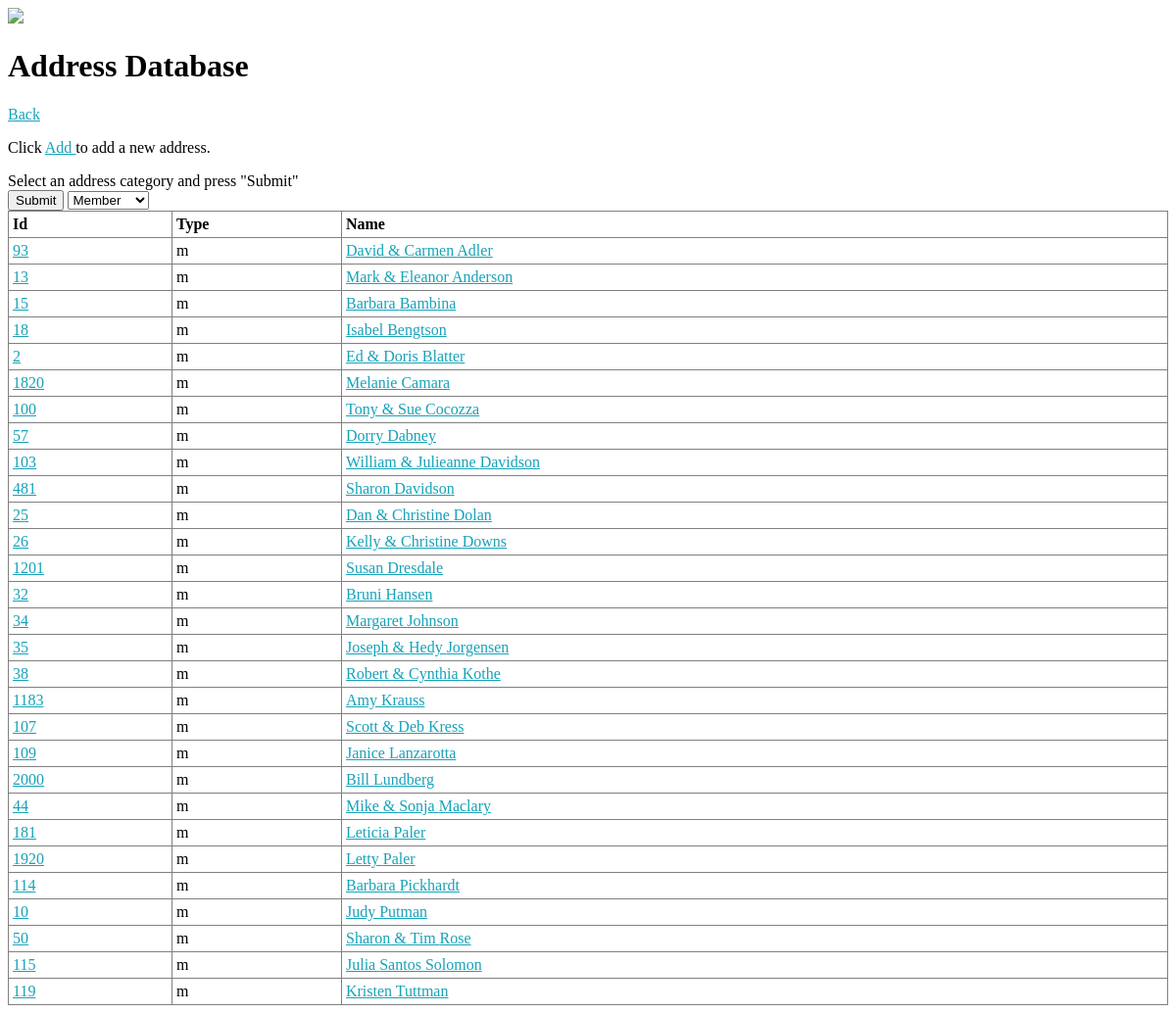
Page /clc/address on the committed database.
### clc/models.py (models this page shows, shortened)
class Address(models.Model):
    id = models.AutoField(primary_key=True)
    address_type = models.CharField(max_length=1, verbose_name='Address Category')
    directorytype = models.CharField(max_length=1, verbose_name='Directory Category', default='m')
    advent = models.CharField(max_length=2, blank=True, null=True)
    envelopeno = models.IntegerField(blank=True, null=True, verbose_name='Envelope number')
    prefix = models.CharField(max_length=40, blank=True, null=True)
    lastname = models.CharField(max_length=40, blank=True, null=True, verbose_name='Last name')
    firstname = models.CharField(max_length=40, blank=True, null=True, verbose_name='First name')
    suffix = models.CharField(max_length=40, blank=True, null=True)
    addrline1 = models.CharField(max_length=40, blank=True, null=True, verbose_name='Address line1')
    addrline2 = models.CharField(max_length=40, blank=True, null=True, verbose_name='Address line2')
    city = models.CharField(max_length=40, blank=True, null=True)
    state = models.CharField(max_length=40, blank=True, null=True)
    country = models.CharField(max_length=40, blank=True, null=True)
    postalcode = models.CharField(max_length=20, blank=True, null=True, verbose_name='Zip')
    phone = models.CharField(max_length=32, blank=True, null=True)
    email = models.CharField(max_length=64, blank=True, null=True)
    family = models.CharField(max_length=40, blank=True, null=True)
    notes = models.CharField(max_length=1000, blank=True, null=True)
    cell1 = models.CharField(max_length=32, blank=True, null=True)
    cell2 = models.CharField(max_length=32, blank=True, null=True)
    archive = models.CharField(max_length=1, blank=True, null=True, default='N')
    latitude = models.FloatField(blank=True, null=True)
    longitude = models.FloatField(blank=True, null=True)
    lastupdate = models.DateTimeField(blank=True, null=True, verbose_name='Last Update')
    updateby = models.CharField(max_length=20, blank=True, null=True, verbose_name='Updated by')

### clc/views.py (the view)
# urls.py: path('address', views.ListByType.as_view(), name='address_list'),
class ListByType(ListView):
    model = Address
    form_class = ListByTypeForm
    template_name = 'clc/list_by_type.html'
    type_filter = None
    def get(self, request, *args, **kwargs):
        print(f"\n*** ListByType::get {request.GET}")
        print(f"*** ListByType::session {request.session}; type_filter: {request.session.get('type_filter')}")
        self.type_filter = request.GET.get('address_type')
        if self.type_filter is None:
            self.type_filter = request.session.get('type_filter', 'm')
            print(f"*** ListByType::get session type filter {self.type_filter}")
            if self.type_filter is None:
                self.type_filter = 'm'
        print(f"type_filter: {self.type_filter}")
        request.session['type_filter'] = self.type_filter
        self.object_list = self.get_queryset()
        context = self.get_context_data()
        context['type_filter'] = self.type_filter
        return super().get(request, *args, **kwargs)
    def get_queryset(self):
        print(f"\n*** ListByType::get_queryset type: {self.type_filter}")
        if self.type_filter == "*":
            addresses = Address.objects.all().order_by('archive', 'lastname')
        else:
            addresses = Address.objects.all().order_by('archive', 'address_type', 'lastname').filter(
                address_type=self.type_filter)
        return addresses

### clc/templates/clc/list_by_type.html (shortened to what this page needs)
{% extends "clc/base.html" %}
{% block content %}
    <h1>Address Database</h1>
    <p>
        <a href="{% url 'clc:index' %}"> Back </a>
    </p>
    <p>
        Click
        <a href="{% url 'clc:address_create' %}"> Add </a>
        to add a new address.
    </p>
    Select an address category and press "Submit"
    <form method="GET" class="form-horizontal">{% csrf_token %}
        <input type="submit" value="Submit">
        <table border="1">
            <select name="address_type" id="id_address_type">
                <option value="m" selected>Member</option>
            </select>
        </table>
    </form>
    {% if object_list %}
        <table>
            <tr>
                <th>Id</th>
                <th>Type</th>
                <th>Name</th>
            </tr>
            {% for v in object_list %}
                <tr>
                    <td><a href="{% url 'clc:address_update' v.pk %}">
                        {{ v.id }}</a></td>
                    <td>{{ v.address_type }}</td>
                    <td>
                        <a href="{% url 'clc:address_update' v.pk %}">
                            {{ v.firstname }} {{ v.lastname }}
                        </a>
                    </td>
                </tr>
            {% endfor %}
        </table>
    {% else %}
        <p>No addresses are available.</p>
    {% endif %}
{% endblock %}

### clc/static/clc/astyle.css (style rules this page uses)
table { border-collapse: collapse; width: 100%; }
th, td { padding: 0.25rem; text-align: left; border: 1px solid gray; }
a { color: #17a2b8; }

### rows in the picture
Address: id "93", address_type "m", firstname "David & Carmen", lastname "Adler"
Address: id "13", address_type "m", firstname "Mark & Eleanor", lastname "Anderson"
Address: id "15", address_type "m", firstname "Barbara", lastname "Bambina"
Address: id "18", address_type "m", firstname "Isabel", lastname "Bengtson"
Address: id "2", address_type "m", firstname "Ed & Doris", lastname "Blatter"
Address: id "1820", address_type "m", firstname "Melanie", lastname "Camara"
Address: id "100", address_type "m", firstname "Tony & Sue", lastname "Cocozza"
Address: id "57", address_type "m", firstname "Dorry", lastname "Dabney"
Address: id "103", address_type "m", firstname "William & Julieanne", lastname "Davidson"
Address: id "481", address_type "m", firstname "Sharon", lastname "Davidson"
Address: id "25", address_type "m", firstname "Dan & Christine", lastname "Dolan"
Address: id "26", address_type "m", firstname "Kelly & Christine", lastname "Downs"
Address: id "1201", address_type "m", firstname "Susan", lastname "Dresdale"
Address: id "32", address_type "m", firstname "Bruni", lastname "Hansen"
Address: id "34", address_type "m", firstname "Margaret", lastname "Johnson"
Address: id "35", address_type "m", firstname "Joseph & Hedy", lastname "Jorgensen"
Address: id "38", address_type "m", firstname "Robert & Cynthia", lastname "Kothe"
Address: id "1183", address_type "m", firstname "Amy", lastname "Krauss"
Address: id "107", address_type "m", firstname "Scott & Deb", lastname "Kress"
Address: id "109", address_type "m", firstname "Janice", lastname "Lanzarotta"
Address: id "2000", address_type "m", firstname "Bill", lastname "Lundberg"
Address: id "44", address_type "m", firstname "Mike & Sonja", lastname "Maclary"
Address: id "181", address_type "m", firstname "Leticia", lastname "Paler"
Address: id "1920", address_type "m", firstname "Letty", lastname "Paler"
Address: id "114", address_type "m", firstname "Barbara", lastname "Pickhardt"
Address: id "10", address_type "m", firstname "Judy", lastname "Putman"
Address: id "50", address_type "m", firstname "Sharon & Tim", lastname "Rose"
Address: id "115", address_type "m", firstname "Julia", lastname "Santos Solomon"
Address: id "119", address_type "m", firstname "Kristen", lastname "Tuttman"
